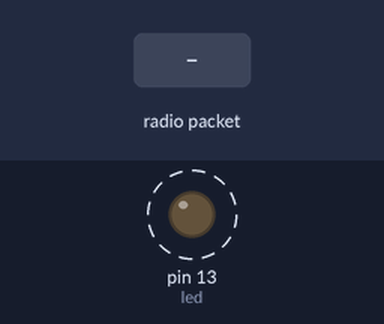
Simulated run of this sketch. Board: Arduino Uno, built with avr-gcc and run on an emulated ATmega328P. Shown: output pins drawn as LEDs (lit = HIGH). Dashed ring = blinking. The test bench sets the inputs (shaded band). No radio packets arrive unless stated; what the sketch prints to the serial monitor is not drawn.

Above: at 1.1 s.
3.1 s: radio packet "1" arrives
Timing chart, 0 to 12.6 s (numbered marks = the images above; inputs shaded):
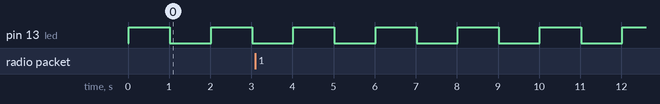

The sketch:

LoRa_Module_code.ino
```cpp
//Adafruit RFM95W LoRa module

#include <SPI.h> // Include the SPI library for communication with the LoRa module
#include <LoRa.h> // Include the LoRa library for sending and receiving data

int led = 13; // Define a variable for the onboard LED

void setup() {
  pinMode(led, OUTPUT); // Set the LED pin as an output
  digitalWrite(led, LOW); // Turn off the LED

  Serial.begin(115200); // Initialize the serial communication at 115200 baud rate

  while (!Serial) {
    ; // wait for serial port to connect. Needed for native USB port only
  }

  if (!LoRa.begin(868E6)) { // Start the LoRa module with a frequency of 868 MHz
    Serial.println("Starting LoRa failed!");
    while (1); // If the LoRa module failed to start, keep looping
  }
}

void loop() {
  digitalWrite(led, HIGH); // Turn on the LED
  delay(1000); // Wait for 1 second
  digitalWrite(led, LOW); // Turn off the LED
  delay(1000); // Wait for 1 second

  if (Serial.available()) { // If there is data available on the serial port
    String data = Serial.readString(); // Read the data as a string

    LoRa.beginPacket(); // Start a new packet to send
    LoRa.print(data); // Send the data
    LoRa.endPacket(); // End the packet
  }

  int packetSize = LoRa.parsePacket(); // Check if a packet has been received
  if (packetSize) { // If a packet has been received
    String data = ""; // Create an empty string to hold the received data
    while (LoRa.available()) { // While there is data available to read
      data += (char)LoRa.read(); // Add the data to the string
    }

    Serial.print("Received packet '"); // Print a message indicating a packet was received
    Serial.print(data); // Print the received data
    Serial.println("' with RSSI ");
    Serial.println(LoRa.packetRssi()); // Print the received signal strength indicator (RSSI) of the packet
  }
}
```

Measured:
- by itself, pin 13 (led): alternates HIGH for 1.0 s and LOW for 1.0 s
